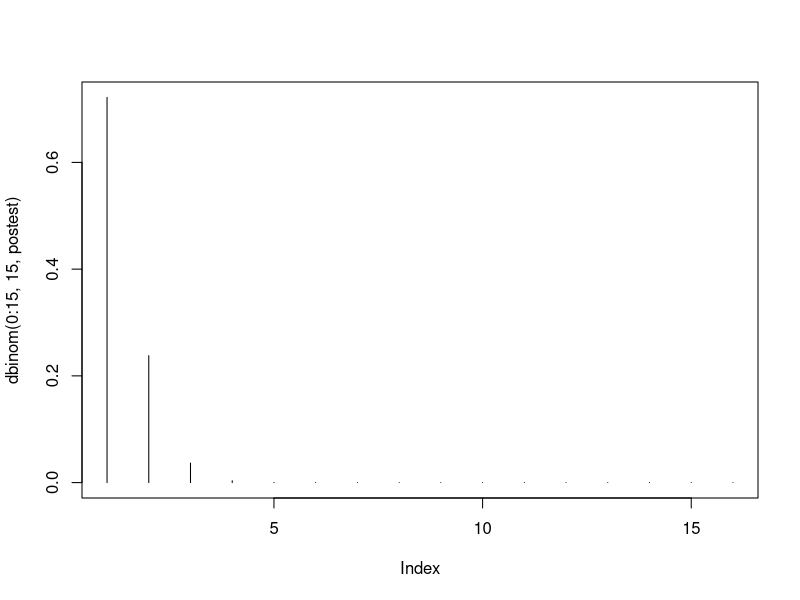
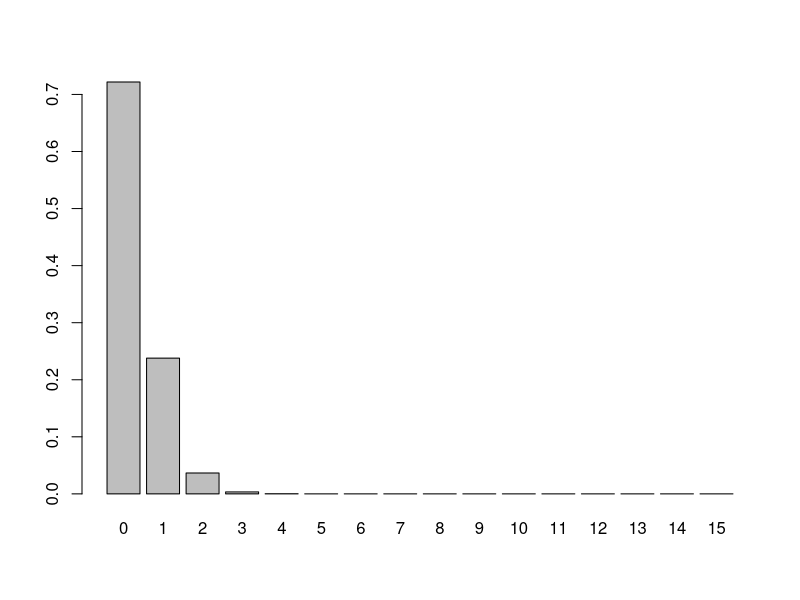
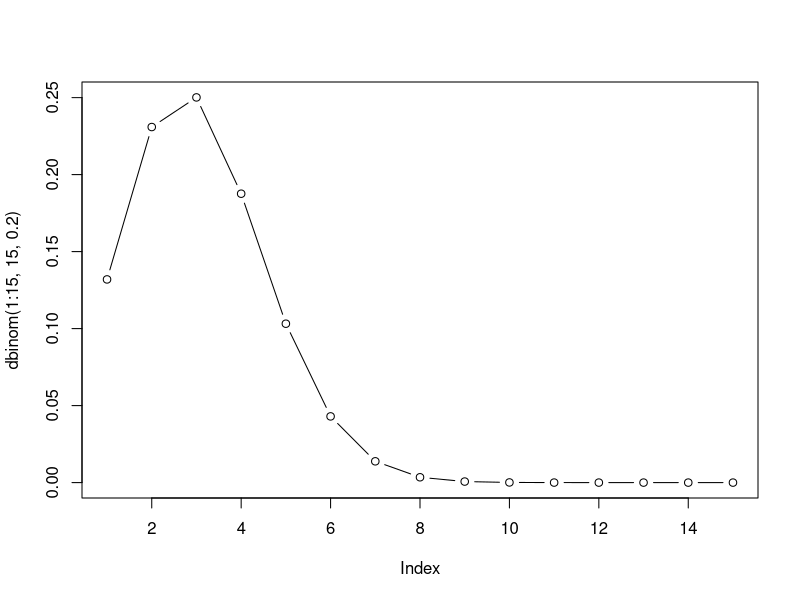

Write R code to recreate these figures, in order.
## ---- chunk 1
knitr::opts_chunk$set(echo = TRUE)
## ---- chunk 2
postest <- 0.0215
## ---- chunk 3
negtest <- 1-postest
## ---- chunk 4
choose(15, 2)
## ---- chunk 5
choose(15, 2)*(postest)^2*(negtest)^13
## ---- chunk 6
plot(dbinom(0:15, 15, postest), type='h')
## ---- chunk 7
barplot(dbinom(0:15, 15, postest), names.arg=0:15)
## ---- chunk 8
plot(dbinom(1:15, 15, .2), type='b')
## ---- chunk 9
choose(15,0)*postest^0*negtest^15+choose(15,1)*postest^1*negtest^14+choose(15,2)*postest^2*negtest^13+choose(15, 3)*postest^3*negtest^12
## ---- chunk 10
pbinom(3,15,postest)
## ---- chunk 11
rbinom(100, 15, postest)
